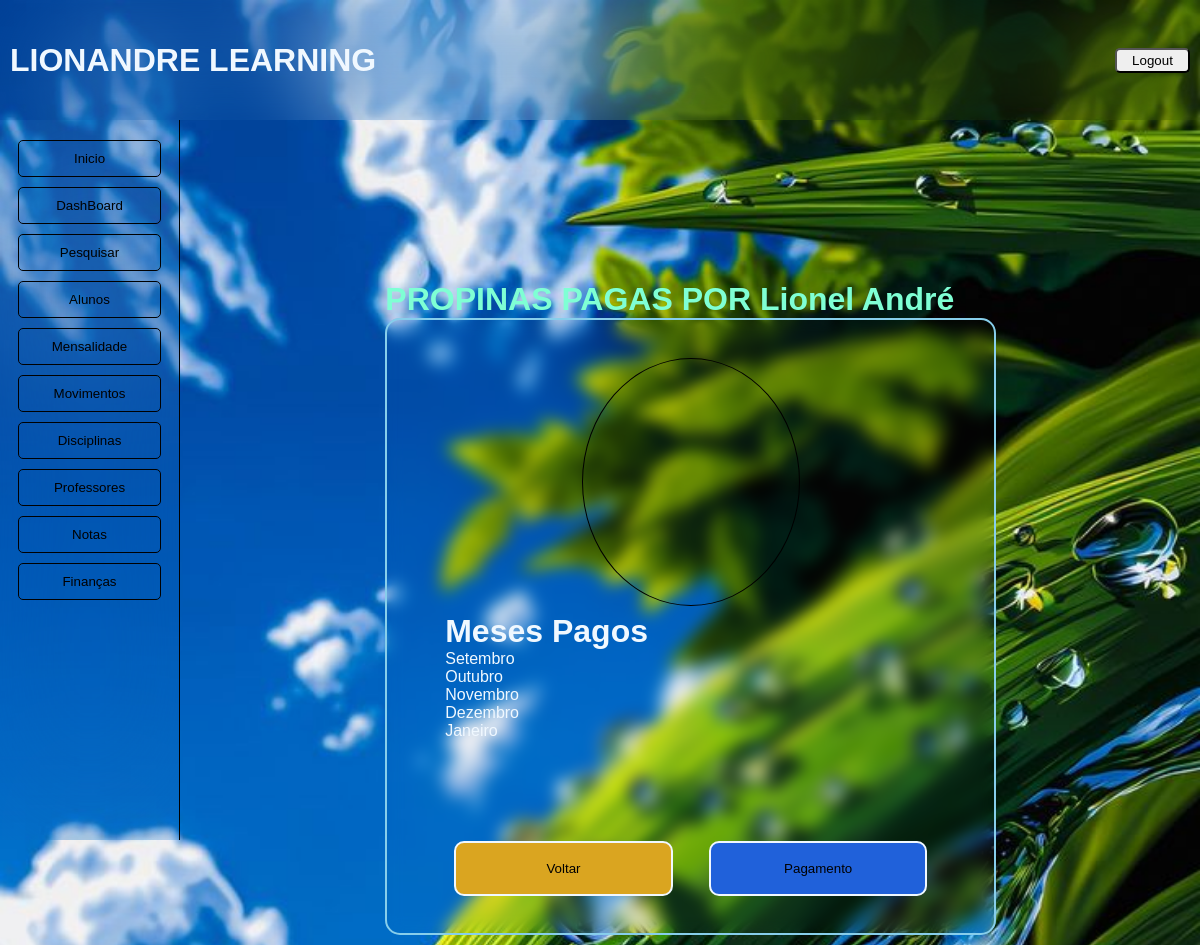
Page /pagas/1 (signed in) on the committed database.
### alunos/models.py (models this page shows, shortened)
class Alunos(models.Model):
    Sexos = [
        ('M', 'Masculino'),
        ('F', 'Feminino'),
    ]
    Classes = [
        (10, '10ª Classe'),
        (11, '11ª Classe'),
        (12, '12ª Classe'),
        (13, '13ª Classe')
    ]
    Turnos = [
        ('Manhã', 'Turno da manhã'),
        ('Tarde', 'Turno da tarde'),
    ]
    Turmas = [
        ('A', 'Turma A'),
        ('B', 'Turma B'),
        ('C', 'Turma C'),
        ('D', 'Turma D'),
    ]
    nome = models.CharField(max_length = 255)
    data_nascimento = models.DateField()
    genero = models.CharField(max_length=5, choices=Sexos)
    tell = models.IntegerField()
    classe = models.IntegerField(choices=Classes)
    sala = models.ForeignKey('Salas', on_delete=models.SET_NULL, null=True, default=None)
    turno = models.CharField(max_length=10, choices=Turnos)
    curso = models.ForeignKey('Cursos', on_delete=models.SET_NULL, null=True, default=None)
    turma = models.CharField(max_length=5, choices=Turmas)
    matricula = models.DateTimeField(auto_now_add = True)
    update = models.DateTimeField(auto_now = True)

class Propinas(models.Model):
    aluno = models.ForeignKey('Alunos', on_delete=models.SET_NULL, null = True)
    mes = models.CharField(max_length=50)
    preco = models.ForeignKey('Mensalidade', on_delete=models.SET_NULL, null = True)
    data_pagamento = models.DateTimeField(auto_now_add = True)

### alunos/views.py (the view)
# urls.py: path('pagas/<int:id>', views.propina_pagas, name='pagas'),
def propina_pagas(request, id):
    propinas = Propinas.objects.filter(aluno_id = id)
    aluno = Alunos.objects.get(id=id)
    return render(request, 'aluno/pagas.html', {'propinas' : propinas, 'aluno' : aluno})

### alunos/templates/aluno/pagas.html
{% extends 'aluno/layout/base.html' %}
{% block content %}
{% load static %}
    <div class="page">
        <h1 style="color: aquamarine;">PROPINAS PAGAS POR {{ aluno.nome }}</h1>
    </div>
    <div class="detalhes">
        <div class="foto">
            <img src="{% static 'css/img/Passe.png' %}" alt="erro" class="passe">
        </div>
        <div class="informa">
            <h1>Meses Pagos</h1>
            <ul>
                {% for propina in propinas %}
                    <li>{{ propina.mes }}</li>
                {% endfor %}
            </ul>
        </div>
        <div style="display: flex; justify-content: space-evenly; height: 10%; width: 100%;">
            <button style="background: gainsboro; width: 40%; height: 100%;
            border: 2px solid aliceblue; border-radius: 10px; background: goldenrod;">
                <a href="{% url 'lista' %}" style="color: black;">Voltar</a>
            </button>
            <button style="background: gainsboro; width: 40%; height: 100%;
            border: 2px solid aliceblue; border-radius: 10px; background: rgb(32, 97, 218);">
                <a href="{% url 'propina' aluno.id %}" style="color: black;">Pagamento</a>
            </button>
        </div>
    </div>
{% endblock %}

### alunos/static/css/style.css (style rules this page uses)
* { margin: 0; padding: 0; box-sizing: border-box; text-decoration: none; list-style: none; font-family: 'Franklin Gothic Medium', 'Arial Narrow', Arial, sans-serif; }
body { background-image: url('img/background.jpg'); background-size: cover; background-repeat: no-repeat; }
.page { width: 60%; text-align: start; }
.detalhes { width: 60%; height: 80vh; backdrop-filter: blur(8px); display: flex; flex-direction: column; align-items: center; justify-content: space-evenly; padding: 3%; border: 2px solid skyblue ; border-radius: 15px; margin-bottom: 10px; }
.foto { width: 40%; height: 45%; border: 1px solid black; border-radius: 50%; overflow: hidden; }
.passe { width: 100%; height: 100%; }
.informa { width: 90%; height: 40%; color: aliceblue; }

### rows in the picture
Alunos: nome "Lionel André"
Propinas: mes "Setembro"
Propinas: mes "Outubro"
Propinas: mes "Novembro"
Propinas: mes "Dezembro"
Propinas: mes "Janeiro"
